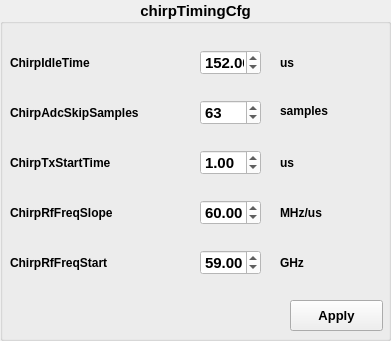
             <widget class="QGroupBox" name="CHIRPTIMINGCFG_GROUP">
              <property name="geometry">
               <rect>
                <x>450</x>
                <y>60</y>
                <width>391</width>
                <height>341</height>
               </rect>
              </property>
              <property name="font">
               <font>
                <family>Tahoma</family>
                <pointsize>11</pointsize>
                <weight>75</weight>
                <bold>true</bold>
               </font>
              </property>
              <property name="styleSheet">
               <string notr="true"/>
              </property>
              <property name="title">
               <string>chirpTimingCfg</string>
              </property>
              <property name="alignment">
               <set>Qt::AlignCenter</set>
              </property>
              <widget class="QLabel" name="ChirpIdleTime">
               <property name="geometry">
                <rect>
                 <x>10</x>
                 <y>50</y>
                 <width>161</width>
                 <height>25</height>
                </rect>
               </property>
               <property name="font">
                <font>
                 <family>Tahoma</family>
                 <pointsize>9</pointsize>
                 <weight>75</weight>
                 <bold>true</bold>
                </font>
               </property>
               <property name="text">
                <string>ChirpIdleTime</string>
               </property>
               <property name="alignment">
                <set>Qt::AlignLeading|Qt::AlignLeft|Qt::AlignVCenter</set>
               </property>
              </widget>
              <widget class="QLabel" name="ChirpAdcSkipSamples">
               <property name="geometry">
                <rect>
                 <x>10</x>
                 <y>100</y>
                 <width>171</width>
                 <height>25</height>
                </rect>
               </property>
               <property name="font">
                <font>
                 <family>Tahoma</family>
                 <pointsize>9</pointsize>
                 <weight>75</weight>
                 <bold>true</bold>
                </font>
               </property>
               <property name="text">
                <string>ChirpAdcSkipSamples</string>
               </property>
               <property name="alignment">
                <set>Qt::AlignLeading|Qt::AlignLeft|Qt::AlignVCenter</set>
               </property>
              </widget>
              <widget class="QLabel" name="ChirpTxStartTime">
               <property name="geometry">
                <rect>
                 <x>10</x>
                 <y>150</y>
                 <width>141</width>
                 <height>25</height>
                </rect>
               </property>
               <property name="font">
                <font>
                 <family>Tahoma</family>
                 <pointsize>9</pointsize>
                 <weight>75</weight>
                 <bold>true</bold>
                </font>
               </property>
               <property name="text">
                <string>ChirpTxStartTime</string>
               </property>
               <property name="alignment">
                <set>Qt::AlignLeading|Qt::AlignLeft|Qt::AlignVCenter</set>
               </property>
              </widget>
              <widget class="QLabel" name="ChirpRfFreqSlope">
               <property name="geometry">
                <rect>
                 <x>10</x>
                 <y>200</y>
                 <width>141</width>
                 <height>25</height>
                </rect>
               </property>
               <property name="font">
                <font>
                 <family>Tahoma</family>
                 <pointsize>9</pointsize>
                 <weight>75</weight>
                 <bold>true</bold>
                </font>
               </property>
               <property name="text">
                <string>ChirpRfFreqSlope</string>
               </property>
               <property name="alignment">
                <set>Qt::AlignLeading|Qt::AlignLeft|Qt::AlignVCenter</set>
               </property>
              </widget>
              <widget class="QLabel" name="ChirpRfFreqStart">
               <property name="geometry">
                <rect>
                 <x>10</x>
                 <y>250</y>
                 <width>161</width>
                 <height>25</height>
                </rect>
               </property>
               <property name="font">
                <font>
                 <family>Tahoma</family>
                 <pointsize>9</pointsize>
                 <weight>75</weight>
                 <bold>true</bold>
                </font>
               </property>
               <property name="text">
                <string>ChirpRfFreqStart</string>
               </property>
               <property name="alignment">
                <set>Qt::AlignLeading|Qt::AlignLeft|Qt::AlignVCenter</set>
               </property>
              </widget>
              <widget class="QDoubleSpinBox" name="DSPINBOX_ChirpIdleTime0">
               <property name="geometry">
                <rect>
                 <x>200</x>
                 <y>50</y>
                 <width>61</width>
                 <height>25</height>
                </rect>
               </property>
               <property name="styleSheet">
                <string notr="true">background-color: rgb(255, 255, 255);</string>
               </property>
               <property name="maximum">
                <double>9999.000000000000000</double>
               </property>
               <property name="value">
                <double>152.000000000000000</double>
               </property>
              </widget>
              <widget class="QDoubleSpinBox" name="DSPINBOX_ChirpTxStartTime2">
               <property name="geometry">
                <rect>
                 <x>200</x>
                 <y>150</y>
                 <width>61</width>
                 <height>25</height>
                </rect>
               </property>
               <property name="styleSheet">
                <string notr="true">background-color: rgb(255, 255, 255);</string>
               </property>
               <property name="value">
                <double>1.000000000000000</double>
               </property>
              </widget>
              <widget class="QDoubleSpinBox" name="DSPINBOX_ChirpRfFreqSlope3">
               <property name="geometry">
                <rect>
                 <x>200</x>
                 <y>200</y>
                 <width>61</width>
                 <height>25</height>
                </rect>
               </property>
               <property name="styleSheet">
                <string notr="true">background-color: rgb(255, 255, 255);</string>
               </property>
               <property name="maximum">
                <double>9999.000000000000000</double>
               </property>
               <property name="value">
                <double>60.000000000000000</double>
               </property>
              </widget>
              <widget class="QDoubleSpinBox" name="DSPINBOX_ChirpRfFreqStart4">
               <property name="geometry">
                <rect>
                 <x>200</x>
                 <y>250</y>
                 <width>61</width>
                 <height>25</height>
                </rect>
               </property>
               <property name="styleSheet">
                <string notr="true">background-color: rgb(255, 255, 255);</string>
               </property>
               <property name="value">
                <double>59.000000000000000</double>
               </property>
              </widget>
              <widget class="QSpinBox" name="SPINBOX_ChirpAdcSkipSamples1">
               <property name="geometry">
                <rect>
                 <x>200</x>
                 <y>100</y>
                 <width>61</width>
                 <height>25</height>
                </rect>
               </property>
               <property name="styleSheet">
                <string notr="true">background-color: rgb(255, 255, 255);</string>
               </property>
               <property name="value">
                <number>63</number>
               </property>
              </widget>
              <widget class="QLabel" name="unit_3">
               <property name="geometry">
                <rect>
                 <x>280</x>
                 <y>50</y>
                 <width>51</width>
                 <height>25</height>
                </rect>
               </property>
               <property name="font">
                <font>
                 <family>Tahoma</family>
                 <pointsize>9</pointsize>
                 <weight>75</weight>
                 <bold>true</bold>
                </font>
               </property>
               <property name="text">
                <string>us</string>
               </property>
               <property name="alignment">
                <set>Qt::AlignLeading|Qt::AlignLeft|Qt::AlignVCenter</set>
               </property>
              </widget>
              <widget class="QLabel" name="unit_4">
               <property name="geometry">
                <rect>
                 <x>280</x>
                 <y>150</y>
                 <width>51</width>
                 <height>25</height>
                </rect>
               </property>
               <property name="font">
                <font>
                 <family>Tahoma</family>
                 <pointsize>9</pointsize>
                 <weight>75</weight>
                 <bold>true</bold>
                </font>
               </property>
               <property name="text">
                <string>us</string>
               </property>
               <property name="alignment">
                <set>Qt::AlignLeading|Qt::AlignLeft|Qt::AlignVCenter</set>
               </property>
              </widget>
              <widget class="QLabel" name="unit_5">
               <property name="geometry">
                <rect>
                 <x>280</x>
                 <y>200</y>
                 <width>71</width>
                 <height>25</height>
                </rect>
               </property>
               <property name="font">
                <font>
                 <family>Tahoma</family>
                 <pointsize>9</pointsize>
                 <weight>75</weight>
                 <bold>true</bold>
                </font>
               </property>
               <property name="text">
                <string>MHz/us</string>
               </property>
               <property name="alignment">
                <set>Qt::AlignLeading|Qt::AlignLeft|Qt::AlignVCenter</set>
               </property>
              </widget>
              <widget class="QLabel" name="unit_6">
               <property name="geometry">
                <rect>
                 <x>280</x>
                 <y>250</y>
                 <width>51</width>
                 <height>25</height>
                </rect>
               </property>
               <property name="font">
                <font>
                 <family>Tahoma</family>
                 <pointsize>9</pointsize>
                 <weight>75</weight>
                 <bold>true</bold>
                </font>
               </property>
               <property name="text">
                <string>GHz</string>
               </property>
               <property name="alignment">
                <set>Qt::AlignLeading|Qt::AlignLeft|Qt::AlignVCenter</set>
               </property>
              </widget>
              <widget class="QPushButton" name="BUTTON_CHIRPTIMINGCFG">
               <property name="geometry">
                <rect>
                 <x>290</x>
                 <y>300</y>
                 <width>93</width>
                 <height>31</height>
                </rect>
               </property>
               <property name="font">
                <font>
                 <family>Tahoma</family>
                 <pointsize>10</pointsize>
                 <weight>75</weight>
                 <bold>true</bold>
                </font>
               </property>
               <property name="text">
                <string>Apply</string>
               </property>
              </widget>
              <widget class="QLabel" name="unit_12">
               <property name="geometry">
                <rect>
                 <x>280</x>
                 <y>90</y>
                 <width>81</width>
                 <height>41</height>
                </rect>
               </property>
               <property name="font">
                <font>
                 <family>Tahoma</family>
                 <pointsize>9</pointsize>
                 <weight>75</weight>
                 <bold>true</bold>
                </font>
               </property>
               <property name="text">
                <string>samples</string>
               </property>
               <property name="alignment">
                <set>Qt::AlignLeading|Qt::AlignLeft|Qt::AlignVCenter</set>
               </property>
              </widget>
             </widget>
